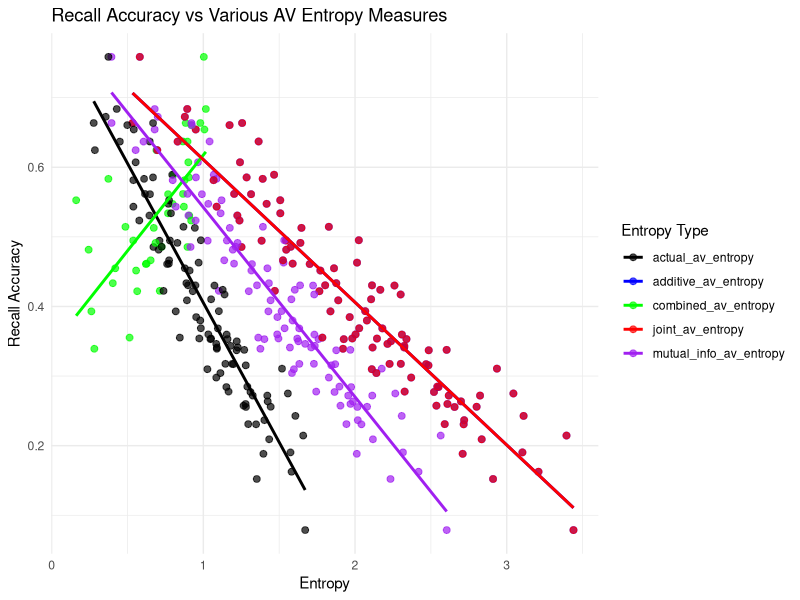
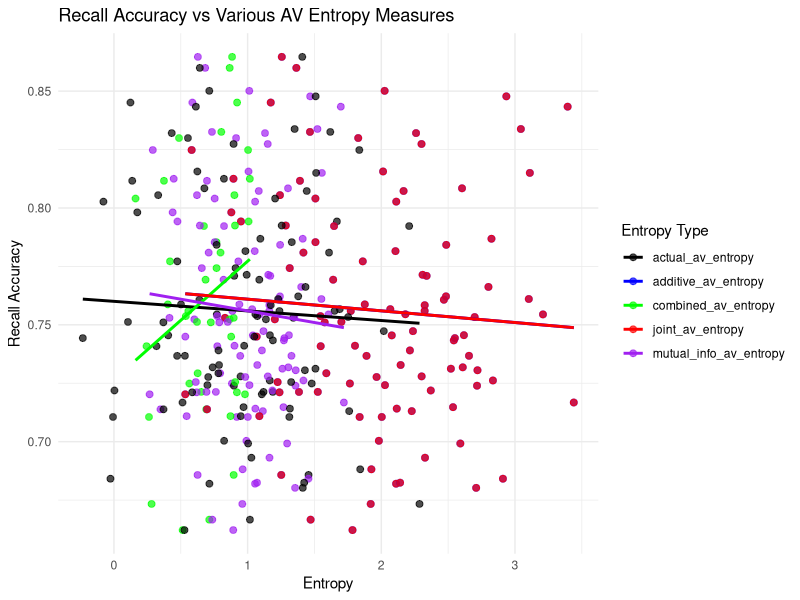

Recreate these plots in R, in order.
# This R script aims to provide a basis of entropy integration as a predictor for,
# a cognitive function
# entropy integration formula are provided in the "bi-modal entropy integration" script
# Functions are provided here

# Load necessary libraries
library(dplyr)
library(tidyr)
library(ggplot2)

set.seed(123)  # For reproducibility

# Number of trials/participants
N <- 100

# Simulate entropy levels for audio and visual stimuli
audio_entropy <- rnorm(N, mean = 1, sd = 0.5)  # Entropy values for audio stimuli
visual_entropy <- rnorm(N, mean = 1, sd = 0.5) # Entropy values for visual stimuli

# Simulate recall accuracy (higher entropy might lead to lower accuracy)
recall_accuracy <- 0.8 - 0.2 * audio_entropy - 0.2 * visual_entropy + rnorm(N, mean = 0, sd = 0.05)

# Cap recall accuracy between 0 and 1
recall_accuracy <- pmax(0, pmin(1, recall_accuracy))

# Create a data frame
data <- data.frame(
  audio_entropy = audio_entropy,
  visual_entropy = visual_entropy,
  recall_accuracy = recall_accuracy
)

# Shannon's entropy function
shannon_entropy <- function(p) {
  -sum(p * log2(p + 1e-10))  # Add a small number to avoid log(0)
}

# Function to calculate the combined AV entropy using a square root formula
combined_av_entropy <- function(audio, visual) {
  sqrt((-audio * log2(audio + 1e-10)) + (-visual * log2(visual + 1e-10)))
}

# Function to calculate the additive AV entropy
additive_av_entropy <- function(audio, visual) {
  audio + visual
}

# Function to calculate joint entropy assuming independence
joint_av_entropy <- function(audio, visual) {
  -log2(2^-audio * 2^-visual)
}

# Function to calculate mutual information entropy
mutual_info_av_entropy <- function(audio, visual, actual_av) {
  audio + visual - 0.5 * actual_av
}

# Calculate actual AV entropy (for the purpose of simulation)
actual_av_entropy <- 0.5 * audio_entropy + 0.5 * visual_entropy + rnorm(N, mean = 0, sd = 0.05)

# Compute different entropy values
data <- data %>%
  mutate(
    combined_av_entropy = combined_av_entropy(audio_entropy, visual_entropy),
    additive_av_entropy = additive_av_entropy(audio_entropy, visual_entropy),
    joint_av_entropy = joint_av_entropy(audio_entropy, visual_entropy),
    mutual_info_av_entropy = mutual_info_av_entropy(audio_entropy, visual_entropy, actual_av_entropy),
    actual_av_entropy = actual_av_entropy  # Storing for plotting purposes
  )

# View the data
head(data)

# Regression models for each entropy approach
summary(lm(recall_accuracy ~ audio_entropy + visual_entropy, data = data))  # Basic model
summary(lm(recall_accuracy ~ combined_av_entropy, data = data))             # Combined AV entropy
summary(lm(recall_accuracy ~ additive_av_entropy, data = data))             # Additive AV entropy
summary(lm(recall_accuracy ~ joint_av_entropy, data = data))                # Joint AV entropy
summary(lm(recall_accuracy ~ mutual_info_av_entropy, data = data))          # Mutual Information entropy

# Reshape the data to long format for easier plotting with ggplot2
data_long <- tidyr::pivot_longer(data, cols = c(combined_av_entropy, additive_av_entropy, joint_av_entropy, mutual_info_av_entropy, actual_av_entropy),
                                 names_to = "entropy_type", values_to = "entropy_value")

# Plot the comparison of different entropy calculations
ggplot(data_long, aes(x = entropy_value, y = recall_accuracy, color = entropy_type)) +
  geom_point(size = 2, alpha = 0.7) +  # Scatter plot
  geom_smooth(method = "lm", se = FALSE) +  # Regression lines for each type
  labs(title = "Recall Accuracy vs Various AV Entropy Measures",
       x = "Entropy",
       y = "Recall Accuracy",
       color = "Entropy Type") +
  scale_color_manual(values = c(
    "combined_av_entropy" = "green",
    "additive_av_entropy" = "blue",
    "joint_av_entropy" = "red",
    "mutual_info_av_entropy" = "purple",
    "actual_av_entropy" = "black"
  )) +  # Color mapping for different entropy measures
  theme_minimal()


# redone with non-autocorrelative data ------------------------------------

# This R script aims to provide a basis of entropy integration as a predictor for,
# a cognitive function. The entropy integration formula is provided in the "bi-modal entropy integration" script
# Functions are provided here

# Load necessary libraries
library(dplyr)
library(tidyr)
library(ggplot2)

set.seed(123)  # For reproducibility

# Number of trials/participants
N <- 100

# Simulate entropy levels for audio and visual stimuli
audio_entropy <- rnorm(N, mean = 1, sd = 0.5)  # Entropy values for audio stimuli
visual_entropy <- rnorm(N, mean = 1, sd = 0.5) # Entropy values for visual stimuli

# Simulate recall accuracy without using entropy values directly
# Here, recall accuracy is randomly generated within a specified range
recall_accuracy <- rnorm(N, mean = 0.75, sd = 0.05)  # Random values between 0 and 1
recall_accuracy <- pmax(0, pmin(1, recall_accuracy))  # Cap recall accuracy between 0 and 1

# Create a data frame
data <- data.frame(
  audio_entropy = audio_entropy,
  visual_entropy = visual_entropy,
  recall_accuracy = recall_accuracy
)

# Shannon's entropy function
shannon_entropy <- function(p) {
  -sum(p * log2(p + 1e-10))  # Add a small number to avoid log(0)
}

# Function to calculate the combined AV entropy using a square root formula
combined_av_entropy <- function(audio, visual) {
  sqrt((-audio * log2(audio + 1e-10)) + (-visual * log2(visual + 1e-10)))
}

# Function to calculate the additive AV entropy
additive_av_entropy <- function(audio, visual) {
  audio + visual
}

# Function to calculate joint entropy assuming independence
joint_av_entropy <- function(audio, visual) {
  -log2(2^-audio * 2^-visual)
}

# Function to calculate mutual information entropy
mutual_info_av_entropy <- function(audio, visual) {
  audio + visual - 0.5 * (audio + visual)  # Using a different logic to avoid autocorrelation
}

# Modify how actual AV entropy is calculated to avoid direct dependence on entropy variables
# We can generate it randomly or use a different function
actual_av_entropy <- rnorm(N, mean = 1, sd = 0.5)  # Randomized actual AV entropy (no dependency on audio or visual entropy)

# Compute different entropy values
data <- data %>%
  mutate(
    combined_av_entropy = combined_av_entropy(audio_entropy, visual_entropy),
    additive_av_entropy = additive_av_entropy(audio_entropy, visual_entropy),
    joint_av_entropy = joint_av_entropy(audio_entropy, visual_entropy),
    mutual_info_av_entropy = mutual_info_av_entropy(audio_entropy, visual_entropy),
    actual_av_entropy = actual_av_entropy  # Storing for plotting purposes
  )

# View the data
head(data)

# Regression models for each entropy approach
summary(lm(recall_accuracy ~ audio_entropy + visual_entropy, data = data))  # Basic model
summary(lm(recall_accuracy ~ combined_av_entropy, data = data))             # Combined AV entropy
summary(lm(recall_accuracy ~ additive_av_entropy, data = data))             # Additive AV entropy
summary(lm(recall_accuracy ~ joint_av_entropy, data = data))                # Joint AV entropy
summary(lm(recall_accuracy ~ mutual_info_av_entropy, data = data))          # Mutual Information entropy

# Reshape the data to long format for easier plotting with ggplot2
data_long <- tidyr::pivot_longer(data, cols = c(combined_av_entropy, additive_av_entropy, joint_av_entropy, mutual_info_av_entropy, actual_av_entropy),
                                 names_to = "entropy_type", values_to = "entropy_value")

# Plot the comparison of different entropy calculations
ggplot(data_long, aes(x = entropy_value, y = recall_accuracy, color = entropy_type)) +
  geom_point(size = 2, alpha = 0.7) +  # Scatter plot
  geom_smooth(method = "lm", se = FALSE) +  # Regression lines for each type
  labs(title = "Recall Accuracy vs Various AV Entropy Measures",
       x = "Entropy",
       y = "Recall Accuracy",
       color = "Entropy Type") +
  scale_color_manual(values = c(
    "combined_av_entropy" = "green",
    "additive_av_entropy" = "blue",
    "joint_av_entropy" = "red",
    "mutual_info_av_entropy" = "purple",
    "actual_av_entropy" = "black"
  )) +  # Color mapping for different entropy measures
  theme_minimal()

